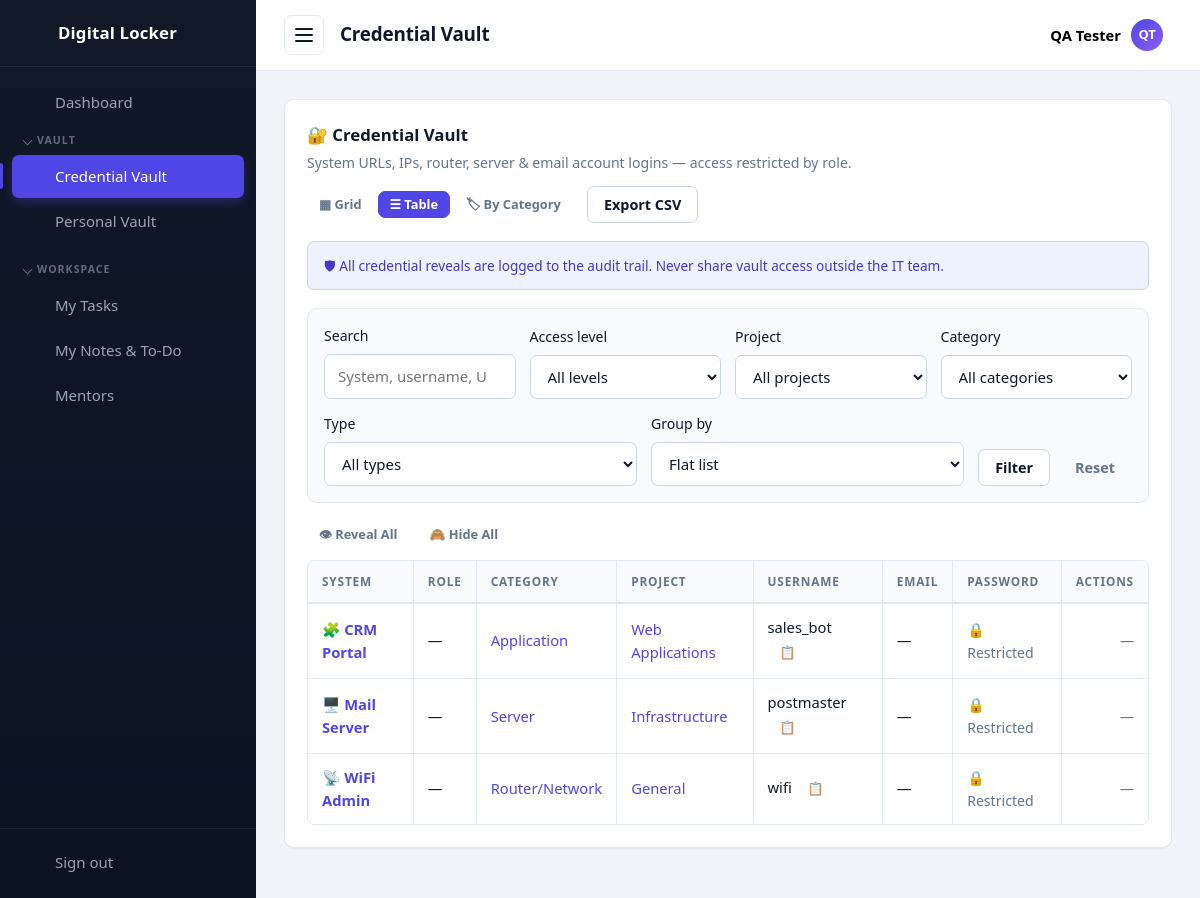
The page /passwords/index.php (signed in) on the database its author committed.
### tables this page shows
CREATE TABLE settings (
  id          INT UNSIGNED AUTO_INCREMENT PRIMARY KEY,
  setting_key VARCHAR(60) NOT NULL UNIQUE,
  setting_value TEXT NULL
);

CREATE TABLE passwords (
  id            INT UNSIGNED AUTO_INCREMENT PRIMARY KEY,
  title         VARCHAR(150) NOT NULL,
  category      VARCHAR(60)  NOT NULL DEFAULT '',
  username      VARCHAR(120) NOT NULL DEFAULT '',
  email         VARCHAR(120) NOT NULL DEFAULT '',
  phone         VARCHAR(40)  NOT NULL DEFAULT '',
  encrypted     TEXT         NOT NULL,
  url           VARCHAR(255) NOT NULL DEFAULT '',
  notes         TEXT,
  extra_info    TEXT,
  project_id    INT UNSIGNED NULL,
  assigned_to   INT UNSIGNED NULL,
  created_by    INT UNSIGNED NULL,
  created_at    TIMESTAMP DEFAULT CURRENT_TIMESTAMP,
  updated_at    TIMESTAMP DEFAULT CURRENT_TIMESTAMP ON UPDATE CURRENT_TIMESTAMP,
  CONSTRAINT fk_p_project  FOREIGN KEY (project_id)  REFERENCES projects(id) ON DELETE SET NULL,
  CONSTRAINT fk_p_assigned FOREIGN KEY (assigned_to) REFERENCES users(id)    ON DELETE SET NULL,
  CONSTRAINT fk_p_creator  FOREIGN KEY (created_by)  REFERENCES users(id)    ON DELETE SET NULL
);

CREATE TABLE projects (
  id          INT UNSIGNED AUTO_INCREMENT PRIMARY KEY,
  name        VARCHAR(100) NOT NULL UNIQUE,
  category    VARCHAR(60)  NOT NULL DEFAULT '',
  type        VARCHAR(60)  NOT NULL DEFAULT '',
  description VARCHAR(255) NOT NULL DEFAULT '',
  created_at  TIMESTAMP DEFAULT CURRENT_TIMESTAMP
);

### passwords/index.php (the view, shortened to what the rows shown need)
<?php
require_once __DIR__ . '/../includes/init.php';
$pageTitle = 'Credential Vault';
$roles    = $db->query('SELECT id, name FROM roles ORDER BY name')->fetchAll();
$groupBy      = in_array($_GET['group'] ?? '', ['project', 'category', 'role'], true) ? $_GET['group'] : '';
$viewMode     = ($_GET['view'] ?? '') === 'grid' ? 'grid' : 'table';
$sql = 'SELECT p.id, p.title, p.category, p.username, p.email, p.url, p.updated_at,
               p.project_id, p.assigned_to, pr_j.name AS project_name,
               u.username AS assigned_username, u.full_name AS assigned_full_name,
               GROUP_CONCAT(DISTINCT r.id, ":", r.name ORDER BY r.name SEPARATOR "||") AS role_pairs
          FROM passwords p
          LEFT JOIN projects pr_j ON pr_j.id = p.project_id
          LEFT JOIN users u ON u.id = p.assigned_to
          LEFT JOIN password_roles pr ON pr.password_id = p.id
          LEFT JOIN roles r ON r.id = pr.role_id
         WHERE 1=1';
$params = [];
$sql .= ' GROUP BY p.id ORDER BY p.title ASC';
$stmt = $db->prepare($sql);
$stmt->execute($params);
$passwords = $stmt->fetchAll();
function renderPasswordRow(array $row): void
{
    $canAccess = canAccessCredential((int) $row['id']);
    static $seen = [];
    $seen[$row['id']] = ($seen[$row['id']] ?? -1) + 1;
    $domId = 'secret-row-' . (int) $row['id'] . ($seen[$row['id']] > 0 ? '-' . $seen[$row['id']] : '');
    ?>
    <?php
    $loginRole = extractLoginRole($row['title']);
    $hasLoginRole = $loginRole !== $row['title'];
    ?>
    <tr>
        <td><strong><a href="view.php?id=<?= (int) $row['id'] ?>"><?= categoryIcon((string) $row['category']) ?> <?= e($row['title']) ?></a></strong></td>
        <td><?= $hasLoginRole ? '<span class="badge badge--role">' . e($loginRole) . '</span>' : '—' ?></td>
        <td><?= $row['category'] ? '<a href="index.php?category=' . urlencode($row['category']) . '">' . e($row['category']) . '</a>' : '—' ?></td>
        <td><?= $row['project_name'] ? '<a href="' . BASE_URL . '/projects/view.php?id=' . (int) $row['project_id'] . '">' . e($row['project_name']) . '</a>' : '—' ?></td>
        <td>
            <?php if ($row['username']): ?>
                <?= e($row['username']) ?>
                <button type="button" class="btn btn--small btn--ghost copy-text-btn" data-copy="<?= e($row['username']) ?>" title="Copy username">📋</button>
            <?php else: ?>
                —
            <?php endif; ?>
        </td>
        <td>
            <?php if ($row['email']): ?>
                <?= e($row['email']) ?>
                <button type="button" class="btn btn--small btn--ghost copy-text-btn" data-copy="<?= e($row['email']) ?>" title="Copy email">📋</button>
            <?php else: ?>
                —
            <?php endif; ?>
        </td>
        <td>
            <?php if ($canAccess): ?>
                <span class="secret secret--row" id="<?= e($domId) ?>">••••••••</span>
                <?php if (hasPermission('passwords.view')): ?>
                    <button type="button" class="btn btn--small btn--ghost reveal-row-btn" data-url="ajax.php?reveal=<?= (int) $row['id'] ?>" data-target="<?= e($domId) ?>" title="Reveal">👁</button>
                    <button type="button" class="btn btn--small btn--ghost copy-row-btn" data-url="ajax.php?reveal=<?= (int) $row['id'] ?>" data-target="<?= e($domId) ?>" title="Copy password">📋</button>
                <?php endif; ?>
            <?php else: ?>
                <span class="muted">🔒 Restricted</span>
            <?php endif; ?>
        </td>
        <td class="table__actions">
            <?php if ($canAccess && hasPermission('passwords.manage')): ?>
                <a class="btn btn--small btn--ghost" href="edit.php?id=<?= (int) $row['id'] ?>" title="Edit">✏️</a>
                <form class="inline-form" method="post" action="delete.php"
                      onsubmit="return confirm('Delete this credential?');">
                    <?= csrf_field() ?>
                    <input type="hidden" name="id" value="<?= (int) $row['id'] ?>">
                    <button type="submit" class="btn btn--small btn--ghost" title="Delete">🗑</button>
                </form>
            <?php elseif (!$canAccess): ?>
                <span class="muted">—</span>
            <?php endif; ?>
        </td>
    </tr>
    <?php
}
    ?>
    <?php
require __DIR__ . '/../includes/header.php';
?>
<div class="card">
    <div class="card__header card__header--stack">
        <div>
            <h2 class="card__title">🔐 Credential Vault</h2>
        </div>
    </div>
    <?php
    function renderPasswordSet(array $rows, string $viewMode): void
    {
        if ($viewMode === 'table') {
            ?>
            <div class="table-wrap">
            <table class="table">
                <thead>
                    <tr>
                        <th>System</th>
                        <th>Role</th>
                        <th>Category</th>
                        <th>Project</th>
                        <th>Username</th>
                        <th>Email</th>
                        <th>Password</th>
                        <th class="table__actions">Actions</th>
                    </tr>
                </thead>
                <tbody>
                <?php foreach ($rows as $row): ?>
                    <?php renderPasswordRow($row); ?>
                <?php endforeach; ?>
                </tbody>
            </table>
            </div>
            <?php
        }
    }
    ?>
    <?php if (!$passwords): ?>
        <p class="muted">No credentials match your filters.</p>
    <?php elseif ($groupBy === ''): ?>
        <?php renderPasswordSet($passwords, $viewMode); ?>
    <?php endif; ?>
</div>
<?php require __DIR__ . '/../includes/footer.php'; ?>

### includes/header.php (shortened to what the rows shown need)
<?php
require_once __DIR__ . '/init.php';
$userRoles   = isLoggedIn() ? userRoleNames() : [];
function navIcon(string $name): string
{
    $icons = [
        'dashboard' => '<path d="M3 3h8v8H3zM13 3h8v5h-8zM13 12h8v9h-8zM3 15h8v6H3z"/>',
        'passwords' => '<circle cx="8" cy="15" r="4"/><path d="M10.8 12.2L21 2M18 5l3 3M15.5 7.5l2 2"/>',
        'personal'  => '<circle cx="12" cy="8" r="4"/><path d="M4 21c0-4.4 3.6-7 8-7s8 2.6 8 7"/>',
        'export'    => '<path d="M12 3v12M8 11l4 4 4-4M4 17v3h16v-3"/>',
        'projects'  => '<path d="M3 7a2 2 0 0 1 2-2h4l2 2h8a2 2 0 0 1 2 2v9a2 2 0 0 1-2 2H5a2 2 0 0 1-2-2z"/>',
        'tasks'     => '<path d="M9 5H7a2 2 0 0 0-2 2v12a2 2 0 0 0 2 2h10a2 2 0 0 0 2-2V7a2 2 0 0 0-2-2h-2"/><rect x="9" y="3" width="6" height="4" rx="1"/><path d="M9 12l2 2 4-4"/>',
        'notes'     => '<path d="M6 3h9l5 5v13a1 1 0 0 1-1 1H6a1 1 0 0 1-1-1V4a1 1 0 0 1 1-1z"/><path d="M15 3v5h5M8 13h8M8 17h5"/>',
        'team'      => '<circle cx="9" cy="8" r="3.5"/><path d="M2.5 20c0-3.5 3-5.5 6.5-5.5s6.5 2 6.5 5.5M16 4.5a3.5 3.5 0 0 1 0 7M17.5 14.5c2.5.6 4 2.3 4 5.5"/>',
        'categories' => '<path d="M4 4h7v7H4zM13 4h7v7h-7zM4 13h7v7H4zM13 13h7v7h-7z"/>',
        'assignments' => '<circle cx="9" cy="7" r="4"/><path d="M2.5 21c0-4 3-6.5 6.5-6.5s6.5 2.5 6.5 6.5"/><path d="M17 8l2 2 4-4"/>',
        'roles'     => '<path d="M12 3l8 3v6c0 4.5-3.2 7.6-8 9-4.8-1.4-8-4.5-8-9V6z"/><path d="M9 12l2 2 4-4"/>',
        'users'     => '<circle cx="9" cy="8" r="3.5"/><path d="M2.5 20c0-3.5 3-5.5 6.5-5.5s6.5 2 6.5 5.5M16 4.5a3.5 3.5 0 0 1 0 7M17.5 14.5c2.5.6 4 2.3 4 5.5"/>',
        'settings'  => '<path d="M4 7h10M18 7h2M4 17h2M10 17h10"/><circle cx="16" cy="7" r="2.5"/><circle cx="8" cy="17" r="2.5"/>',
        'logout'    => '<path d="M14 4H5v16h9M10 12h11M18 8l4 4-4 4"/>',
        'lock'      => '<rect x="5" y="11" width="14" height="10" rx="2"/><path d="M8 11V8a4 4 0 0 1 8 0v3M12 15v3"/>',
    ];
    return '<svg class="icon" width="24" height="24" viewBox="0 0 24 24" fill="none" stroke="currentColor" stroke-width="2" stroke-linecap="round" stroke-linejoin="round" aria-hidden="true">' . ($icons[$name] ?? '') . '</svg>';
}
?>
<!DOCTYPE html>
<html lang="en">
<head>
    <title><?= e(pageTitle($pageTitle)) ?></title>
    <link rel="stylesheet" href="<?= e(assetUrl('/assets/css/style.css')) ?>">
</head>
<body data-autolock="<?= (int) setting('auto_lock_minutes', '0') ?>" data-confirm-reveal="<?= (int) setting('require_confirm_reveal', '0') ?>" data-lock-url="<?= e(BASE_URL . '/lock.php') ?>">
<div class="layout">
    <aside class="sidebar" id="sidebar">
        <a class="sidebar__brand" href="<?= BASE_URL ?>/dashboard.php" aria-label="<?= e(appName()) ?>">
            <?= navIcon('lock') ?>
            <span class="sidebar__brand-text"><?= e(appName()) ?></span>
        </a>
    </aside>
    <div class="main">
        <header class="topbar">
            <h1 class="topbar__title"><?= e($pageTitle) ?></h1>
        </header>
        <main class="content">

### rows shown on the page
settings: setting_value "Digital Locker"
passwords: category "🧩", title "CRM Portal", category "Application", project.name "Web Applications", username "sales_bot"
passwords: category "🖥️", title "Mail Server", category "Server", project.name "Infrastructure", username "postmaster"
passwords: category "📡", title "WiFi Admin", category "Router/Network", project.name "General", username "wifi"

### other values the page prints
$navGroup['label'] "VAULT"
$navItem['label'] "Credential Vault"
$navItem['label'] "Personal Vault"
$navGroup['label'] "WORKSPACE"
$navItem['label'] "My Tasks"
$navItem['label'] "My Notes & To-Do"
$navItem['label'] "Mentors"
$pageTitle "Credential Vault"
$currentUser['full_name'] ?: $currentUser['username'] "QA Tester"
initials($currentUser['full_name'] ?: $currentUser['username']) "QT"
